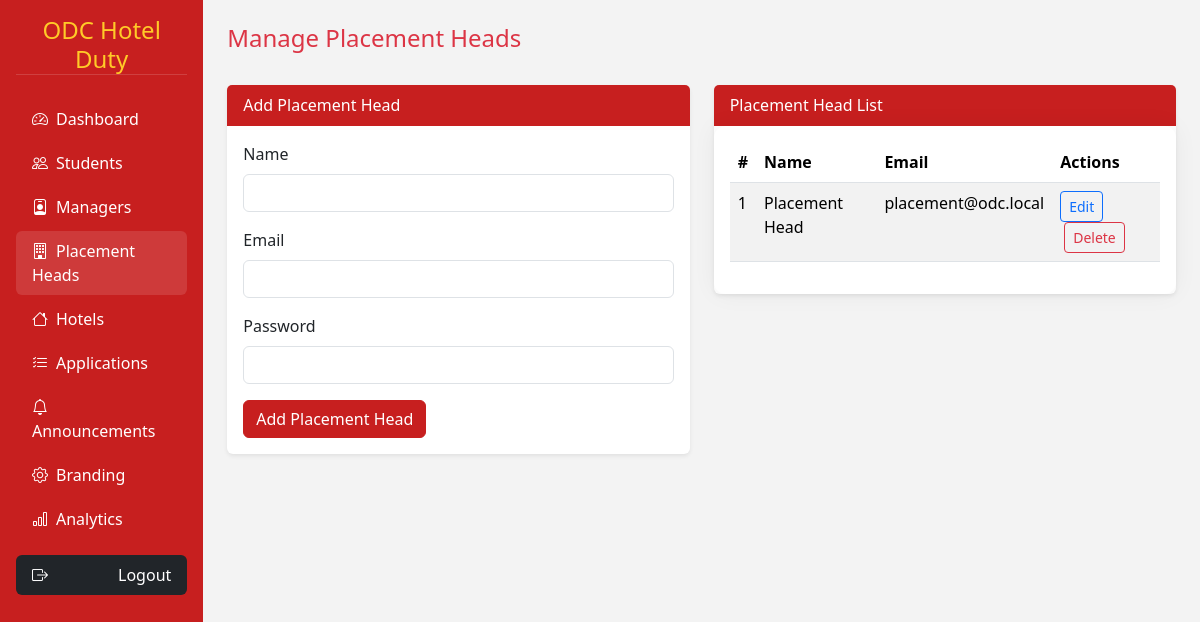
/admin/manage_placement.php (signed in), run on the app's committed database.
### tables this page shows
CREATE TABLE IF NOT EXISTS placement_heads (
  id INT AUTO_INCREMENT PRIMARY KEY,
  name VARCHAR(100) NOT NULL,
  email VARCHAR(150) NOT NULL UNIQUE,
  password VARCHAR(255) NOT NULL,
  created_at TIMESTAMP DEFAULT CURRENT_TIMESTAMP
);

### admin/manage_placement.php (the view, shortened to what this page needs)
<?php
require_once __DIR__ . '/../includes/functions.php';
require_once __DIR__ . '/../includes/layout.php';
$editPlacement = null;
$placements = $pdo->query('SELECT * FROM placement_heads ORDER BY id DESC')->fetchAll();
?>
<?php require_once __DIR__ . '/../includes/header.php'; ?>
<div class="row g-4">
    <div class="col-lg-6">
        <div class="card shadow-sm border-0">
            <div class="card-header bg-danger text-white"><?= $editPlacement ? 'Edit Placement Head' : 'Add Placement Head' ?></div>
            <div class="card-body">
                <form method="post">
                    <div class="mb-3">
                        <label class="form-label">Name</label>
                        <input class="form-control" name="name" value="<?= htmlspecialchars($editPlacement['name'] ?? '') ?>" required />
                    </div>
                    <div class="mb-3">
                        <label class="form-label">Email</label>
                        <input type="email" class="form-control" name="email" value="<?= htmlspecialchars($editPlacement['email'] ?? '') ?>" required />
                    </div>
                    <div class="mb-3">
                        <label class="form-label">Password <?= $editPlacement ? '(leave blank to keep current)' : '' ?></label>
                        <input type="password" class="form-control" name="password" <?= $editPlacement ? '' : 'required' ?> />
                    </div>
                    <button class="btn btn-danger"><?= $editPlacement ? 'Update Placement Head' : 'Add Placement Head' ?></button>
                </form>
            </div>
        </div>
    </div>
    <div class="col-lg-6">
        <div class="card shadow-sm border-0">
            <div class="card-header bg-danger text-white">Placement Head List</div>
            <div class="card-body table-responsive">
                <table class="table table-striped">
                    <thead>
                        <tr><th>#</th><th>Name</th><th>Email</th><th>Actions</th></tr>
                    </thead>
                    <tbody>
                        <?php foreach ($placements as $placement): ?>
                        <tr>
                            <td><?= $placement['id'] ?></td>
                            <td><?= htmlspecialchars($placement['name']) ?></td>
                            <td><?= htmlspecialchars($placement['email']) ?></td>
                            <td>
                                <a href="?edit_id=<?= $placement['id'] ?>" class="btn btn-sm btn-outline-primary">Edit</a>
                                <form method="post" class="d-inline ms-1" onsubmit="return confirm('Delete this placement head?');">
                                    <button class="btn btn-sm btn-outline-danger">Delete</button>
                                </form>
                            </td>
                        </tr>
                        <?php endforeach; ?>
                    </tbody>
                </table>
            </div>
        </div>
    </div>
</div>
<?php require_once __DIR__ . '/../includes/footer.php'; ?>

### assets/css/style.css (style rules this page uses)
:root { --primary: #c71f1f; --secondary: #ffca28; --bg: #f8f9fa; --text: #212529; }
body, html { min-height: 100%; background: var(--bg); }
.app-body { background: #f3f3f3; }
.card-header.bg-danger, .btn-danger, .bg-danger { background-color: var(--primary) !important; border-color: var(--primary) !important; }
.table-responsive { background: #fff; border-radius: .75rem; box-shadow: 0 0 24px rgba(0,0,0,.05); }
.card { border: none; }
.card .card-body { position: relative; }

### data on the page
placement_heads: id "1", name "Placement Head", email "placement@odc.local"

### other printed values
$brand "ODC Hotel Duty"
$item['label'] "Dashboard"
$item['label'] "Students"
$item['label'] "Managers"
$item['label'] "Placement Heads"
$item['label'] "Hotels"
$item['label'] "Applications"
$item['label'] "Announcements"
$item['label'] "Branding"
$item['label'] "Analytics"
$title "Manage Placement Heads"
